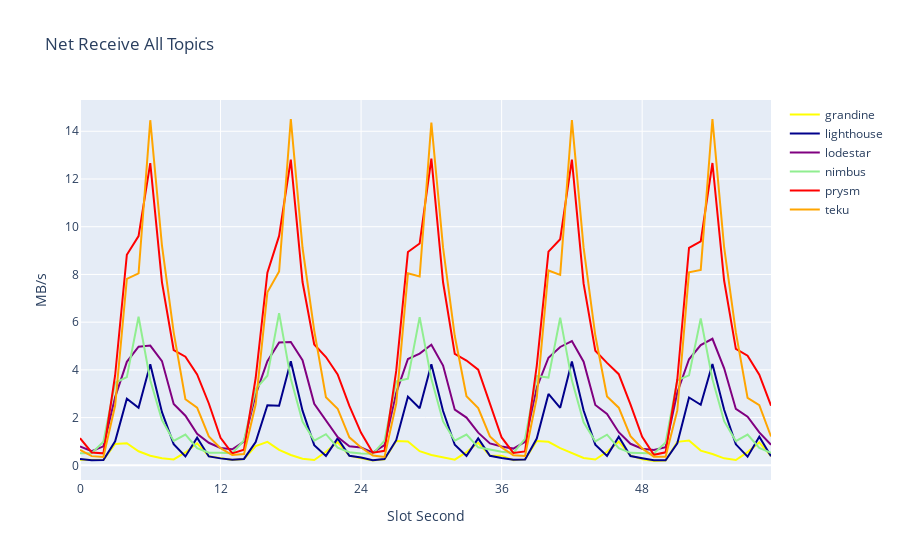

Source (notebook cell):
### Code cell
# Net Receive per slot second all-topics

from base import *
import plotly.graph_objects as go

metric = "net_receive_per_second_all_topics"
df = import_csv(metric)

df['slot_second'] = (df['timestamp'] - genesis_unix_time) % 60

fig = go.Figure()
for client, data in df.groupby('client'):
		data_agg = data.groupby(by='slot_second').agg({
			'value': 'mean'
		}).reset_index()
		fig.add_trace(
			go.Scatter(
				x=data_agg["slot_second"], 
				y=data_agg["value"], 
				name=client, 
				mode='lines', 
				line=go.scatter.Line(color=colors[client])))

fig = decorate_fig(fig)

fig.update_layout(
	title='Net Receive All Topics',
	xaxis_title="Slot Second",
	yaxis_title="MB/s",
	xaxis = dict(
        tickmode = 'linear',
        tick0 = 0,
        dtick = 12
    )
)
fig.show()
fig.write_html(fig_folder + metric + '.html')

### Figure 1 — Plotly figure (JSON) as saved in the notebook; plotly's stock layout.template omitted (floating-point values rounded to 4 significant figures)
{"data": [{"line": {"color": "yellow"}, "marker": {"color": ["red", "darkblue", "lightblue", "orange", "lightgreen", "purple", "yellow"], "line": {"color": "#000000", "width": 2}}, "mode": "lines", "name": "grandine", "type": "scatter", "x": [0, 1, 2, 3, 4, 5, 6, 7, 8, 9, 10, 11, 12, 13, 14, 15, 16, 17, 18, 19, 20, 21, 22, 23, 24, 25, 26, 27, 28, 29, 30, 31, 32, 33, 34, 35, 36, 37, 38, 39, 40, 41, 42, 43, 44, 45, 46, 47, 48, 49, 50, 51, 52, 53, 54, 55, 56, 57, 58, 59], "y": [0.2363, 0.2251, 0.227, 0.8942, 0.9288, 0.5896, 0.4035, 0.3, 0.2472, 0.5397, 0.9232, 0.3852, 0.3193, 0.2292, 0.2627, 0.8042, 0.9821, 0.6486, 0.4341, 0.2768, 0.2258, 0.5678, 0.97, 0.4063, 0.2946, 0.2074, 0.2577, 1.018, 0.9985, 0.593, 0.4358, 0.3261, 0.2362, 0.5563, 0.9444, 0.4051, 0.4053, 0.2155, 0.2486, 1.018, 0.9849, 0.7247, 0.5088, 0.3086, 0.2429, 0.5715, 0.9915, 0.4185, 0.2571, 0.182, 0.2027, 0.9857, 1.042, 0.6176, 0.474, 0.2937, 0.2242, 0.5554, 0.962, 0.383]}, {"line": {"color": "darkblue"}, "marker": {"color": ["red", "darkblue", "lightblue", "orange", "lightgreen", "purple", "yellow"], "line": {"color": "#000000", "width": 2}}, "mode": "lines", "name": "lighthouse", "type": "scatter", "x": [0, 1, 2, 3, 4, 5, 6, 7, 8, 9, 10, 11, 12, 13, 14, 15, 16, 17, 18, 19, 20, 21, 22, 23, 24, 25, 26, 27, 28, 29, 30, 31, 32, 33, 34, 35, 36, 37, 38, 39, 40, 41, 42, 43, 44, 45, 46, 47, 48, 49, 50, 51, 52, 53, 54, 55, 56, 57, 58, 59], "y": [0.2695, 0.2128, 0.2262, 1.004, 2.791, 2.413, 4.232, 2.228, 0.888, 0.3735, 1.163, 0.3731, 0.2917, 0.2321, 0.2683, 0.9785, 2.522, 2.502, 4.364, 2.29, 0.8477, 0.3968, 1.132, 0.4011, 0.3319, 0.2181, 0.2611, 1.053, 2.879, 2.389, 4.238, 2.276, 0.8632, 0.3951, 1.13, 0.4023, 0.3111, 0.2341, 0.2473, 1.122, 2.995, 2.409, 4.354, 2.3, 0.8676, 0.3966, 1.201, 0.3913, 0.2979, 0.2099, 0.2133, 0.9224, 2.842, 2.54, 4.25, 2.329, 0.8804, 0.3633, 1.196, 0.3856]}, {"line": {"color": "purple"}, "marker": {"color": ["red", "darkblue", "lightblue", "orange", "lightgreen", "purple", "yellow"], "line": {"color": "#000000", "width": 2}}, "mode": "lines", "name": "lodestar", "type": "scatter", "x": [0, 1, 2, 3, 4, 5, 6, 7, 8, 9, 10, 11, 12, 13, 14, 15, 16, 17, 18, 19, 20, 21, 22, 23, 24, 25, 26, 27, 28, 29, 30, 31, 32, 33, 34, 35, 36, 37, 38, 39, 40, 41, 42, 43, 44, 45, 46, 47, 48, 49, 50, 51, 52, 53, 54, 55, 56, 57, 58, 59], "y": [0.7913, 0.5932, 0.7977, 2.86, 4.338, 4.974, 5.018, 4.369, 2.57, 2.08, 1.323, 0.9456, 0.7307, 0.6718, 0.9915, 2.963, 4.368, 5.145, 5.171, 4.404, 2.578, 1.9, 1.183, 0.8001, 0.7501, 0.5356, 0.8467, 3.038, 4.457, 4.68, 5.054, 4.183, 2.334, 2.002, 1.368, 0.9179, 0.7883, 0.7024, 0.9844, 3.257, 4.51, 4.961, 5.205, 4.344, 2.53, 2.155, 1.389, 0.9035, 0.6988, 0.6483, 0.76, 3.054, 4.445, 5.037, 5.305, 4.067, 2.364, 2.038, 1.383, 0.8606]}, {"line": {"color": "lightgreen"}, "marker": {"color": ["red", "darkblue", "lightblue", "orange", "lightgreen", "purple", "yellow"], "line": {"color": "#000000", "width": 2}}, "mode": "lines", "name": "nimbus", "type": "scatter", "x": [0, 1, 2, 3, 4, 5, 6, 7, 8, 9, 10, 11, 12, 13, 14, 15, 16, 17, 18, 19, 20, 21, 22, 23, 24, 25, 26, 27, 28, 29, 30, 31, 32, 33, 34, 35, 36, 37, 38, 39, 40, 41, 42, 43, 44, 45, 46, 47, 48, 49, 50, 51, 52, 53, 54, 55, 56, 57, 58, 59], "y": [0.5097, 0.5062, 0.9893, 3.459, 3.698, 6.229, 3.564, 1.9, 1.024, 1.291, 0.7158, 0.5295, 0.5311, 0.512, 1.042, 3.199, 3.755, 6.382, 3.631, 1.835, 1.035, 1.305, 0.7441, 0.551, 0.4998, 0.4833, 1.029, 3.517, 3.628, 6.211, 3.633, 1.839, 1.035, 1.292, 0.7542, 0.6709, 0.5677, 0.5234, 1.114, 3.743, 3.678, 6.188, 3.562, 1.805, 1.002, 1.285, 0.7206, 0.5254, 0.5063, 0.4998, 0.9621, 3.566, 3.77, 6.152, 3.609, 1.85, 1.016, 1.291, 0.7343, 0.5259]}, {"line": {"color": "red"}, "marker": {"color": ["red", "darkblue", "lightblue", "orange", "lightgreen", "purple", "yellow"], "line": {"color": "#000000", "width": 2}}, "mode": "lines", "name": "prysm", "type": "scatter", "x": [0, 1, 2, 3, 4, 5, 6, 7, 8, 9, 10, 11, 12, 13, 14, 15, 16, 17, 18, 19, 20, 21, 22, 23, 24, 25, 26, 27, 28, 29, 30, 31, 32, 33, 34, 35, 36, 37, 38, 39, 40, 41, 42, 43, 44, 45, 46, 47, 48, 49, 50, 51, 52, 53, 54, 55, 56, 57, 58, 59], "y": [1.135, 0.5407, 0.5017, 3.775, 8.825, 9.605, 12.67, 7.67, 4.834, 4.552, 3.81, 2.592, 1.152, 0.5016, 0.6532, 3.66, 8.072, 9.615, 12.81, 7.684, 5.062, 4.538, 3.814, 2.49, 1.363, 0.5286, 0.6099, 3.957, 8.94, 9.295, 12.86, 7.673, 4.671, 4.393, 4.009, 2.545, 1.168, 0.5196, 0.5816, 4.172, 8.956, 9.476, 12.81, 7.614, 4.801, 4.294, 3.82, 2.557, 1.197, 0.44, 0.5457, 3.598, 9.119, 9.387, 12.67, 7.735, 4.876, 4.595, 3.8, 2.5]}, {"line": {"color": "orange"}, "marker": {"color": ["red", "darkblue", "lightblue", "orange", "lightgreen", "purple", "yellow"], "line": {"color": "#000000", "width": 2}}, "mode": "lines", "name": "teku", "type": "scatter", "x": [0, 1, 2, 3, 4, 5, 6, 7, 8, 9, 10, 11, 12, 13, 14, 15, 16, 17, 18, 19, 20, 21, 22, 23, 24, 25, 26, 27, 28, 29, 30, 31, 32, 33, 34, 35, 36, 37, 38, 39, 40, 41, 42, 43, 44, 45, 46, 47, 48, 49, 50, 51, 52, 53, 54, 55, 56, 57, 58, 59], "y": [0.644, 0.3862, 0.3496, 2.507, 7.817, 8.041, 14.46, 9.204, 5.575, 2.769, 2.417, 1.215, 0.7196, 0.4292, 0.4708, 2.561, 7.252, 8.121, 14.51, 9.118, 5.647, 2.854, 2.372, 1.173, 0.7451, 0.4135, 0.3545, 2.583, 8.044, 7.913, 14.36, 9.12, 5.418, 2.894, 2.397, 1.211, 0.7543, 0.4232, 0.3956, 2.836, 8.166, 7.979, 14.47, 9.121, 5.441, 2.889, 2.416, 1.22, 0.7087, 0.3638, 0.3603, 2.303, 8.09, 8.19, 14.51, 9.128, 5.569, 2.823, 2.523, 1.209]}], "layout": {"shapes": [{"line": {"color": "red", "dash": "dash", "width": 1}, "type": "line", "x0": "2024-02-04T12:00:23", "x1": "2024-02-04T12:00:23", "xref": "x", "y0": 0, "y1": 1, "yref": "y domain"}, {"line": {"color": "red", "dash": "dash", "width": 1}, "type": "line", "x0": "2024-02-08T17:20:23", "x1": "2024-02-08T17:20:23", "xref": "x", "y0": 0, "y1": 1, "yref": "y domain"}, {"line": {"color": "red", "dash": "dash", "width": 1}, "type": "line", "x0": "2024-02-12T14:33:59", "x1": "2024-02-12T14:33:59", "xref": "x", "y0": 0, "y1": 1, "yref": "y domain"}, {"line": {"color": "red", "dash": "dash", "width": 1}, "type": "line", "x0": "2024-02-16T10:16:23", "x1": "2024-02-16T10:16:23", "xref": "x", "y0": 0, "y1": 1, "yref": "y domain"}, {"line": {"color": "red", "dash": "dash", "width": 1}, "type": "line", "x0": "2024-02-19T21:36:23", "x1": "2024-02-19T21:36:23", "xref": "x", "y0": 0, "y1": 1, "yref": "y domain"}], "title": {"text": "Net Receive All Topics"}, "xaxis": {"dtick": 12, "tick0": 0, "tickmode": "linear", "title": {"text": "Slot Second"}}, "yaxis": {"title": {"text": "MB/s"}}}}
